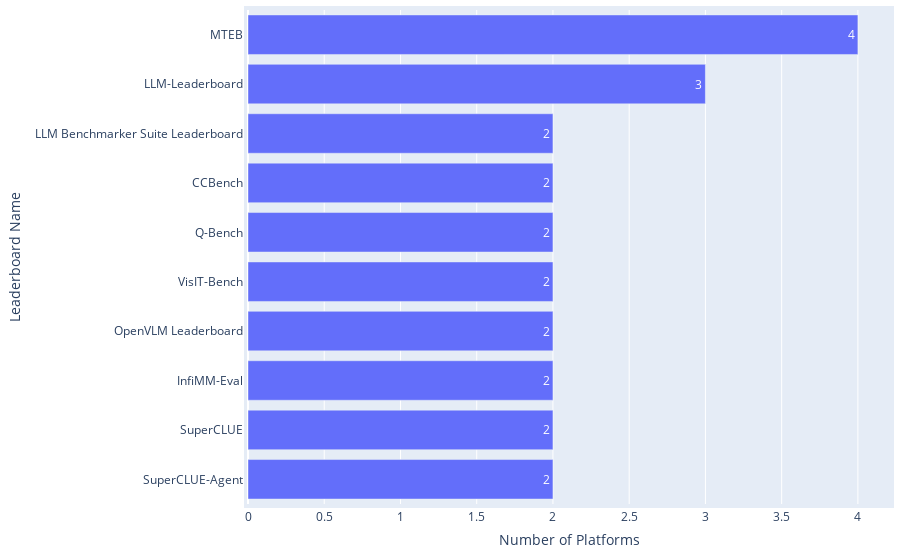

Source (notebook cell):
### Code cell
df = pd.read_csv(path_paper / 'leaderboard_processed.csv')

statistics = {
    'Distribution': 'Platforms across Leaderboard Systems',
    'Mean': np.mean(df['#Host platform']),
    'Median': np.median(df['#Host platform']),
    'IQR': df['#Host platform'].quantile(0.75) - df['#Host platform'].quantile(0.25),
}
df_statistics = pd.read_csv(path_paper / 'leaderboard_statistics.csv')
df_statistics = pd.concat([df_statistics, pd.DataFrame([statistics])], ignore_index=True)
df_statistics.drop_duplicates(subset=['Distribution'], keep='last', inplace=True)
df_statistics.sort_values(by='Distribution', inplace=True)
df_statistics.to_csv(path_paper / 'leaderboard_statistics.csv', index=False)

df_top = df.drop_duplicates(subset=['Leaderboard name']).sort_values(by='#Host platform', ascending=False).head(10)
print(f"{df_top['Leaderboard name'].iloc[0]} is hosted by the highest number of platforms up to {int(df_top['#Host platform'].iloc[0])}.")

fig = go.Figure(go.Bar(
        x=df_top['#Host platform'],  # Values for the bar lengths
        y=df_top['Leaderboard name'],  # Categories for each bar
        orientation='h',  # Sets the bars to be horizontal
        text=df_top['#Host platform'],  # Adds the values as text on each bar
        textposition='auto'  # Automatically positions the text on the bars
))
fig.update_layout(
        xaxis_title='Number of Platforms',
        yaxis_title='Leaderboard Name',
        yaxis_autorange='reversed'  # This line makes the bars go top-down
)
# Update the layout for a tighter look
fig.update_layout(
    autosize=True,
    margin=dict(
        l=10,  # Left margin
        r=10,  # Right margin
        b=10,  # Bottom margin
        t=10,  # Top margin
        pad=4  # Padding between the plot and the margin
    )
)
fig.show()

### Figure 1 — Plotly figure (JSON) as saved in the notebook; plotly's stock layout.template omitted (floating-point values rounded to 4 significant figures)
{"data": [{"orientation": "h", "text": [4, 3, 2, 2, 2, 2, 2, 2, 2, 2], "textposition": "auto", "type": "bar", "x": [4, 3, 2, 2, 2, 2, 2, 2, 2, 2], "y": ["MTEB", "LLM-Leaderboard", "LLM Benchmarker Suite Leaderboard", "CCBench", "Q-Bench", "VisIT-Bench", "OpenVLM Leaderboard", "InfiMM-Eval", "SuperCLUE", "SuperCLUE-Agent"]}], "layout": {"autosize": true, "margin": {"b": 10, "l": 10, "pad": 4, "r": 10, "t": 10}, "xaxis": {"title": {"text": "Number of Platforms"}}, "yaxis": {"autorange": "reversed", "title": {"text": "Leaderboard Name"}}}}
